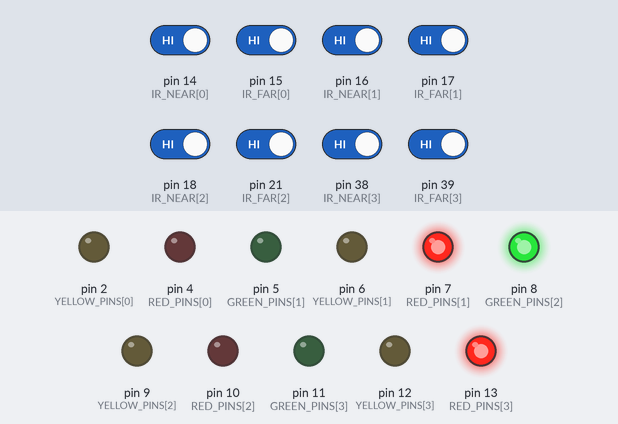
The sketch below on a simulated Arduino Mega 2560, built with avr-gcc and run on an emulated ATmega2560. Parts: output pins drawn as LEDs (lit = HIGH). The test bench sets the inputs (shaded band); at power-on: pin 14 (IR_NEAR[0]), pin 15 (IR_FAR[0]), pin 16 (IR_NEAR[1]), pin 17 (IR_FAR[1]), pin 18 (IR_NEAR[2]), pin 21 (IR_FAR[2]), pin 38 (IR_NEAR[3]), pin 39 (IR_FAR[3]) HIGH. Pins used as bus, display or sensor lines are not drawn.

Above: at 2.5 s.
At 5.5 s:
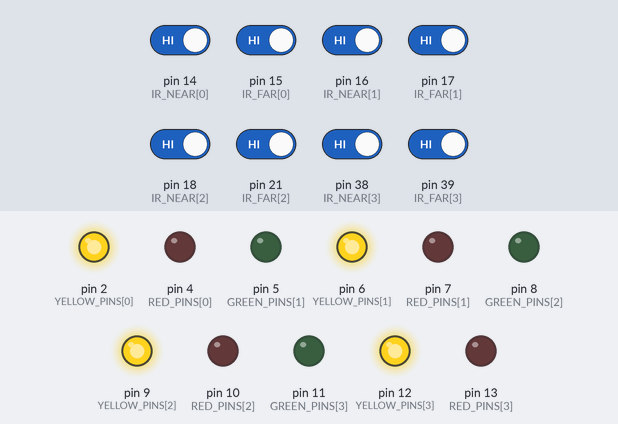
At 8.5 s:
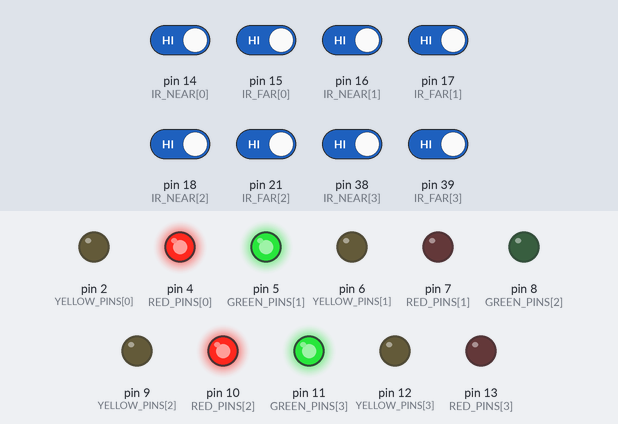
Timing chart, 0 to 15.6 s (numbered marks = the images above):
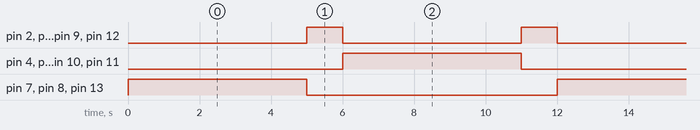

The sketch:

Smart_Traffic_Controller.ino
```cpp
const int GREEN_PINS[4]  = {1, 5, 8, 11};
const int YELLOW_PINS[4] = {2, 6, 9, 12};
const int RED_PINS[4]    = {4, 7, 10, 13};

const int IR_NEAR[4] = {14, 16, 18, 38};
const int IR_FAR[4]  = {15, 17, 21, 39};

const int BASE_GREEN_TIME = 5000;
const int MAX_GREEN_TIME  = 15000;
const int YELLOW_TIME     = 1000;

void setup() {
  Serial.begin(115200);
  for (int i = 0; i < 4; i++) {
    pinMode(GREEN_PINS[i], OUTPUT);
    pinMode(YELLOW_PINS[i], OUTPUT);
    pinMode(RED_PINS[i], OUTPUT);
    pinMode(IR_NEAR[i], INPUT);
    pinMode(IR_FAR[i], INPUT);
    digitalWrite(RED_PINS[i], HIGH);
    digitalWrite(GREEN_PINS[i], LOW);
    digitalWrite(YELLOW_PINS[i], LOW);
  }
}

void loop() {
  int densityA = getPairDensity(0, 2);
  int densityB = getPairDensity(1, 3);

  int greenTimeA = calculateDuration(densityA, densityB);
  setPairState(0, 2, "GREEN");
  setPairState(1, 3, "RED");
  delay(greenTimeA);

  setAllLanesYellow();
  delay(YELLOW_TIME);

  int greenTimeB = calculateDuration(densityB, densityA);
  setPairState(0, 2, "RED");
  setPairState(1, 3, "GREEN");
  delay(greenTimeB);

  setAllLanesYellow();
  delay(YELLOW_TIME);
}

int getPairDensity(int laneX, int laneY) {
  int score = 0;
  if (digitalRead(IR_NEAR[laneX]) == LOW) score++;
  if (digitalRead(IR_FAR[laneX]) == LOW) score++;
  if (digitalRead(IR_NEAR[laneY]) == LOW) score++;
  if (digitalRead(IR_FAR[laneY]) == LOW) score++;
  return score;
}

int calculateDuration(int activeDensity, int inactiveDensity) {
  if (activeDensity == inactiveDensity) {
    return BASE_GREEN_TIME;
  }
  else if (activeDensity > inactiveDensity) {
    int extraTime = (activeDensity - inactiveDensity) * 2500;
    int totalTime = BASE_GREEN_TIME + extraTime;
    if (totalTime > MAX_GREEN_TIME) {
      totalTime = MAX_GREEN_TIME;
    }
    return totalTime;
  }
  else {
    return BASE_GREEN_TIME;
  }
}

void setPairState(int laneX, int laneY, String state) {
  int lanes[2] = {laneX, laneY};
  for (int i = 0; i < 2; i++) {
    int l = lanes[i];
    if (state == "GREEN") {
      digitalWrite(GREEN_PINS[l], HIGH);
      digitalWrite(YELLOW_PINS[l], LOW);
      digitalWrite(RED_PINS[l], LOW);
    }
    else if (state == "YELLOW") {
      digitalWrite(GREEN_PINS[l], LOW);
      digitalWrite(YELLOW_PINS[l], HIGH);
      digitalWrite(RED_PINS[l], LOW);
    }
    else {
      digitalWrite(GREEN_PINS[l], LOW);
      digitalWrite(YELLOW_PINS[l], LOW);
      digitalWrite(RED_PINS[l], HIGH);
    }
  }
}

void setAllLanesYellow() {
  for (int i = 0; i < 4; i++) {
    digitalWrite(GREEN_PINS[i], LOW);
    digitalWrite(YELLOW_PINS[i], HIGH);
    digitalWrite(RED_PINS[i], LOW);
  }
}
```

Measured:
- by itself, pin 2 (YELLOW_PINS[0]), pin 6 (YELLOW_PINS[1]), pin 9 (YELLOW_PINS[2]), pin 12 (YELLOW_PINS[3]): alternates HIGH for 1.0 s and LOW for 5.0 s
- by itself, pin 4 (RED_PINS[0]), pin 5 (GREEN_PINS[1]), pin 7 (RED_PINS[1]), pin 8 (GREEN_PINS[2]), pin 10 (RED_PINS[2]), pin 11 (GREEN_PINS[3]), pin 13 (RED_PINS[3]): alternates HIGH for 5.0 s and LOW for 7.0 s
- by itself, everything shown: repeats every 12.0 s, in 4 steps
